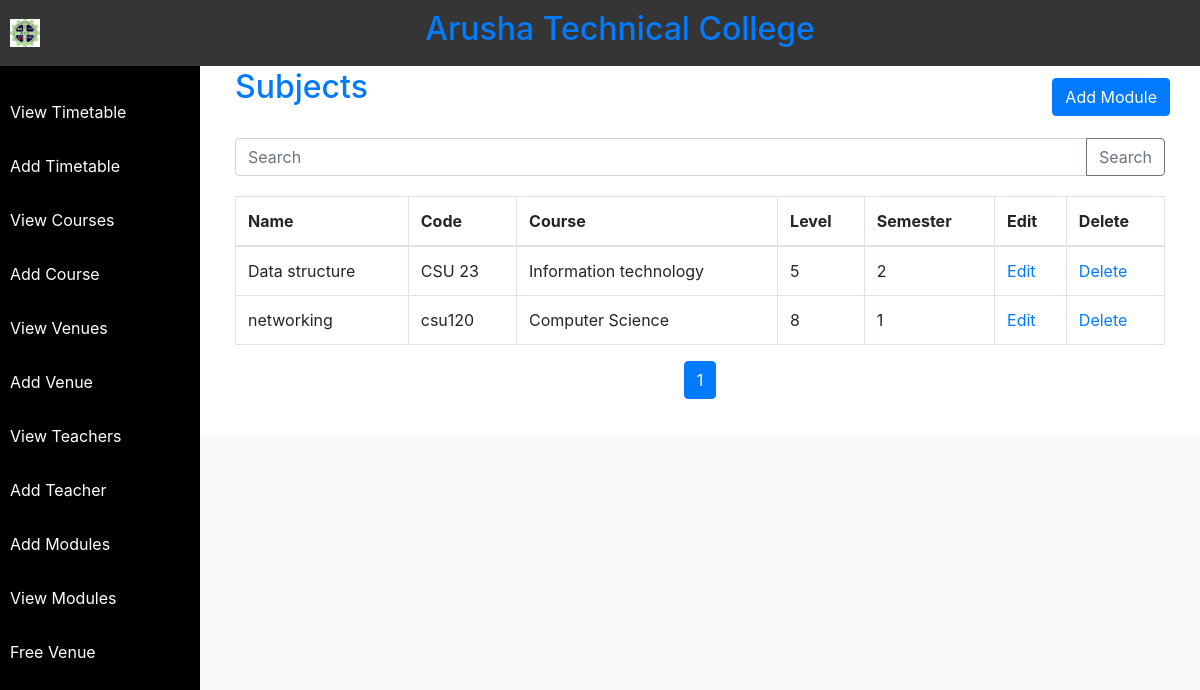
/view-subjects.php, run on the app's committed database.
### tables this page shows
CREATE TABLE `subjects` (
  `id` int(11) NOT NULL,
  `name` varchar(255) NOT NULL,
  `code` varchar(15) NOT NULL,
  `course` varchar(255) NOT NULL,
  `level` varchar(255) NOT NULL,
  `semester` int(11) NOT NULL
);

### view-subjects.php (the view, shortened to what this page needs)
<!DOCTYPE html>
<html lang="en">
<head>
    <link rel="stylesheet" href="https://maxcdn.bootstrapcdn.com/bootstrap/4.0.0/css/bootstrap.min.css">
</head>
<body>
<div class="top-bar">
    <div class="logo-container">
    <img class="logo" src="images/atclogo.jfif" alt="Logo" width="30" height="100">
    </div>
    <div class="title-container">
        <h2>Arusha Technical College</h2>
    </div>
</div>
<div class="side-bar">
    <a href="view-timetable.php">View Timetable</a>
    <a href="add-timetable.php">Add Timetable</a>
    <a href="view-courses.php">View Courses</a>
    <a href="add-course.php">Add Course</a>
    <a href="view-venues.php">View Venues</a>
    <a href="add-venue.php">Add Venue</a>
    <a href="view-teachers.php">View Teachers</a>
    <a href="add-teacher.php">Add Teacher</a>
    <a href="add-subject.php">Add Modules</a>
    <a href="view-subjects.php">View Modules</a>
    <a href="free-venue.php">Free Venue</a>
</div>
<div class="content" id="main-content">
<?php
include 'db_connection.php';
$search_query = '';
$search_condition = '';
$results_per_page = 10;
if (isset($_GET['page'])) {
    $page = $_GET['page'];
} else {
    $page = 1;
}
$start_index = ($page - 1) * $results_per_page;
$result = $conn->query("SELECT * FROM subjects $search_condition LIMIT $start_index, $results_per_page");
$total_results = $conn->query("SELECT COUNT(*) FROM subjects $search_condition")->fetch_row()[0];
$num_pages = ceil($total_results / $results_per_page);
?>
<!DOCTYPE html>
<html lang="en">
<head>
    <link href="https://maxcdn.bootstrapcdn.com/bootstrap/4.0.0/css/bootstrap.min.css" rel="stylesheet">
</head>
<body>
    <div class="container mt-5">
        <h2>Subjects</h2>
        <a href="add-subject.php" class="btn btn-primary add-module-btn">Add Module</a></br>
        <form action="" method="get" class="mb-3">
            <div class="input-group">
                <input type="text" class="form-control" placeholder="Search" name="search" value="<?php echo $search_query; ?>">
                <div class="input-group-append">
                    <button class="btn btn-outline-secondary" type="submit">Search</button>
                </div>
            </div>
        </form>
        <table class="table table-bordered">
            <thead>
                <tr>
                    <th>Name</th>
                    <th>Code</th>
                    <th>Course</th>
                    <th>Level</th>
                    <th>Semester</th>
                    <th>Edit</th>
                    <th>Delete</th>
                </tr>
            </thead>
            <tbody>
                <?php
                while ($row = $result->fetch_assoc()) {
                    echo "<tr>
                            <td>{$row['name']}</td>
                            <td>{$row['code']}</td>
                            <td>{$row['course']}</td>
                            <td>{$row['level']}</td>
                            <td>{$row['semester']}</td>
                            <td><a href='edit-subject.php?id={$row['id']}'>Edit</a></td>
                            <td><a href='delete-subject.php?id={$row['id']}' onclick='return confirm(\"Are you sure you want to delete this subject?\")'>Delete</a></td>
                        </tr>";
                }
                ?>
            </tbody>
        </table>
        <ul class="pagination">
            <?php
            for ($page_num = 1; $page_num <= $num_pages; $page_num++) {
                echo "<li class='page-item" . ($page_num == $page ? " active" : "") . "'><a class='page-link' href='view-subjects.php?page=$page_num&search=$search_query'>$page_num</a></li>";
            }
            ?>
        </ul>
    </div>
</body>
</html>
</div>
</body>
</html>

### view-subjects.php (style rules this page uses)
body { margin: 0; padding: 0; overflow-x: hidden; }
.top-bar { background-color: #353535; padding: 10px; text-align: center; position: fixed; width: 100%; z-index: 1000; display: flex; justify-content: space-between; align-items: center; }
.logo-container { margin-right: 10px; }
.title-container { flex-grow: 1; text-align: center; color: white; }
.logo { max-width: 100px; height: auto; }
.side-bar { background-color: black; height: 100vh; width: 200px; position: fixed; top: 60px; left: 0; padding-top: 30px; margin-bottom: 30px; }
.side-bar a { display: block; padding: 10px; color: white; text-decoration: none; margin-bottom: 10px; }
.content { margin-left: 200px; padding: 20px; transition: margin-left 0.3s; background-color: white; }
body { background-color: #f8f9fa; }
.container { margin-top: 50px; position: relative; }
h2 { color: #007bff; }
.input-group { margin-bottom: 20px; }
.pagination { justify-content: center; }
.add-module-btn { position: absolute; top: 10px; right: 10px; }

### data on the page
subjects: name "Data structure", code "CSU 23", course "Information technology", level "5", semester "2"
subjects: name "networking", code "csu120", course "Computer Science", level "8", semester "1"
